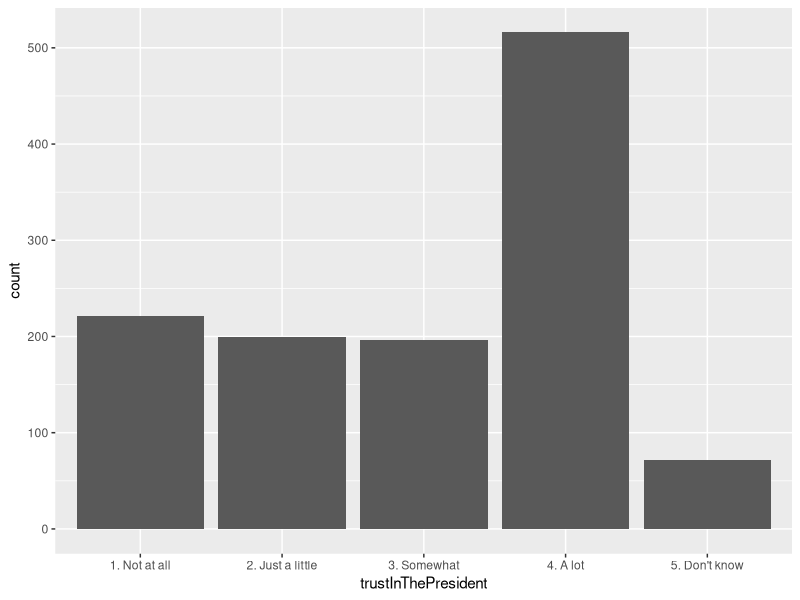
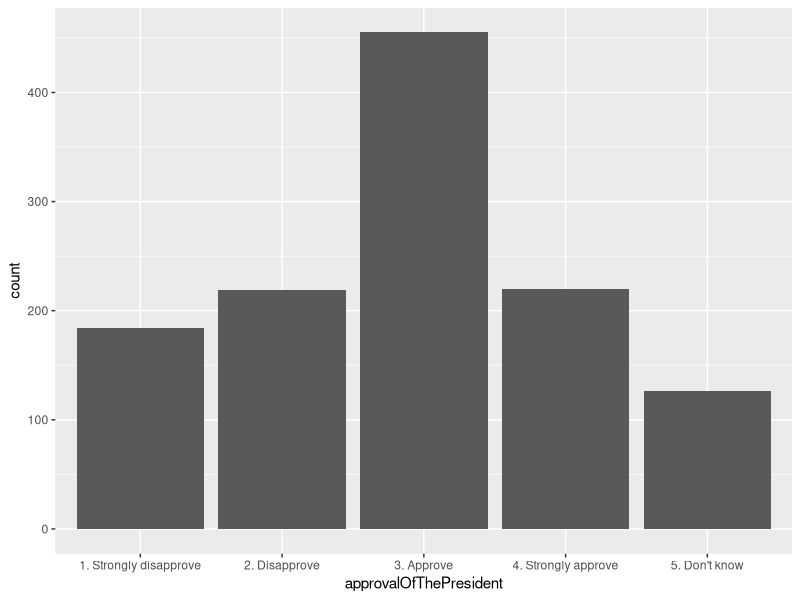
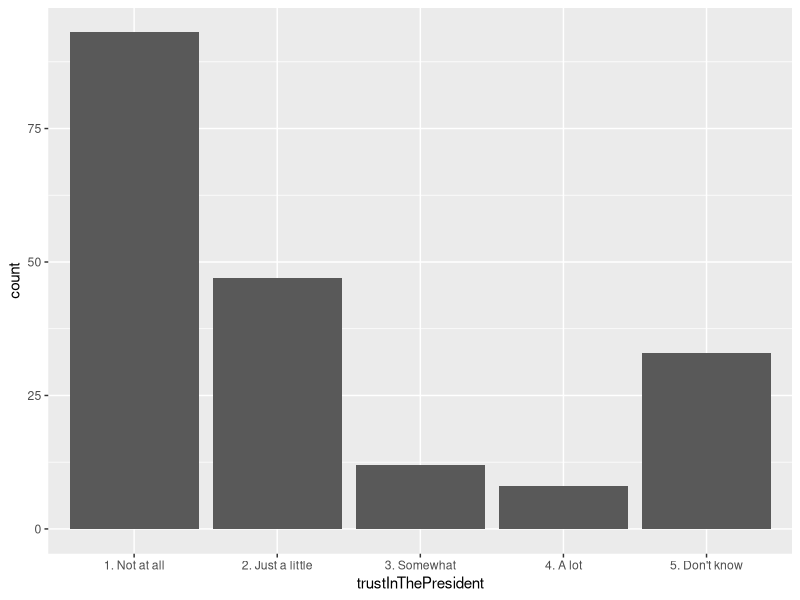
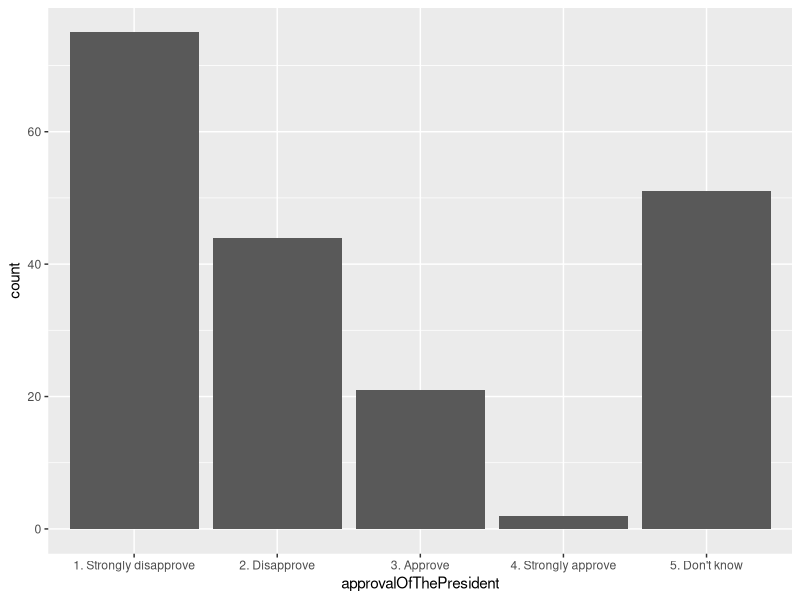
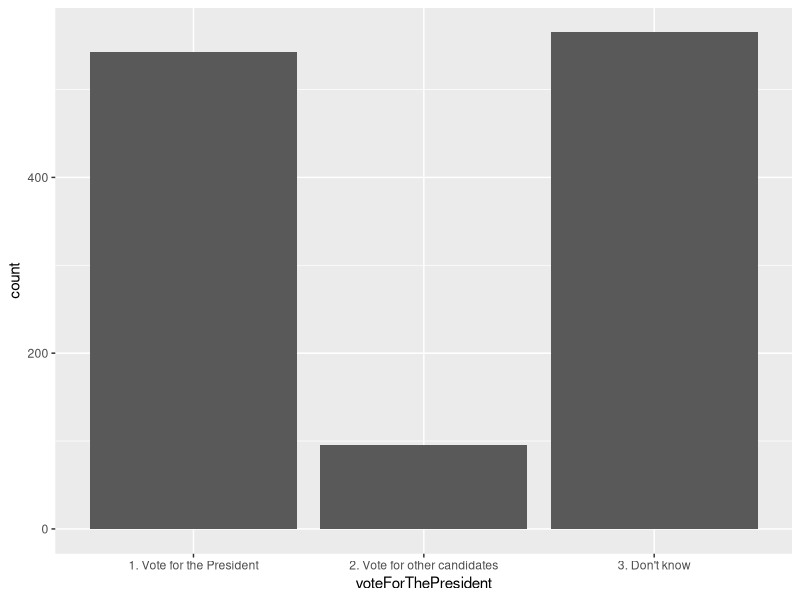

Write R code to recreate these figures, in order.
## ---- chunk 1
knitr::opts_chunk$set(echo = TRUE)
## ---- chunk 2
# loading the required packages
library(haven)
library(survey)
library(dplyr)
library(ggplot2)
library(zeallot)

## ---- chunk 3
# loading the data

# Cameroon Round 5 data (updated July 2015)
library(haven)
# cam_r5_data_fr_july_2015 <- read_sav("http://afrobarometer.org/sites/default/files/data/round-5/cam_r5_data_fr_july_2015.sav")
# write_sav(cam_r5_data_fr_july_2015, "cam_r5_data_fr_july_2015.sav")

cameroonRound5 <- read_sav("cam_r5_data_fr_july_2015.sav")
cameroonRound5 <- as_tibble(cameroonRound5)

# round 6 data
library(haven)
cameroonRound6 <- read_sav("cam_r6_data_2016_eng.sav")
cameroonRound6 <- as_tibble(cameroonRound6)

# round 7 data
library(haven)
cameroonRound7 <- read_sav("cam_r7_data_eng.sav")
cameroonRound7 <- as_tibble(cameroonRound7)

# Selecting the variables of interest for the undertanding the trust in President Paul Biya and the approval of his job performance

cameroonRound7 <- select(cameroonRound7, URBRUR, REGION, EA_SVC_A, EA_SVC_B, EA_SVC_C, EA_SVC_D, EA_FAC_A, EA_FAC_B, EA_FAC_C, EA_FAC_D, EA_FAC_E, EA_FAC_F, EA_FAC_G, EA_SEC_A, EA_SEC_B, EA_SEC_C, EA_SEC_D, EA_SEC_E, EA_ROAD_A, EA_ROAD_B, EA_ROAD_C, Q1, Q2A, Q2AOTHER, Q2B, Q2BOTHER, Q3, Q4A, Q4B, Q5, Q6, Q7, Q8A, Q8B, Q8C, Q8D, Q8E, Q8F, Q9, Q10A, Q10B, Q11A, Q11B, Q12A, Q12B, Q12C, Q12D, Q12E, Q13, Q14, Q15, Q16, Q17, Q18A, Q18B, Q18C, Q18D, Q19A, Q19B, Q19C, Q19D, Q19E, Q20A, Q20B, Q21A, Q21B, Q22, Q23, Q24A, Q24B, Q25A, Q25B, Q25C, Q25D, Q25E, Q25F, Q26A, Q26B, Q26C, Q26D, Q26E, Q27A, Q27B, Q27C, Q28, Q29, Q30, Q31, Q32, Q33, Q34, Q35, Q36, Q37, Q38A, Q38B, Q38C, Q38D, Q38E, Q38F, Q38G, Q39A, Q39B, Q39C, Q40, Q41, Q42A, Q42B, Q42C, Q42D, Q42E, Q42F, Q43A, Q43B, Q43C, Q43D, Q43E, Q43F, Q43G, Q43H, Q43I, Q43J, Q43K, Q43L_CAM, Q43M_CAM, Q44A, Q44B, Q44C, Q44D, Q44E, Q44F, Q44G, Q44H, Q44I, Q44J, Q44K_CAM, Q44L_CAM, Q44M_CAM, Q44N_CAM, Q45, Q46, Q47, Q48A, Q48B, Q48C, Q48D, Q48E, Q48F, Q49A, Q49B, Q49C, Q49D, Q49E, Q49F, Q49G, Q49H, Q49I, Q49J, Q49K, Q49L, Q49M, Q49N, Q49O, Q49P, Q49Q, Q49R, Q49S, Q49T, Q50, Q51, Q52, Q53A, Q53B, Q53C, Q54A, Q54B, Q55PT1, Q55PT1OTHER, Q55PT2, Q55PT2OTHER, Q55PT3, Q55PT3OTHER, Q56A, Q56B, Q56C, Q56D, Q56E, Q56F, Q56G, Q56H, Q56I, Q56J, Q56K, Q56L, Q56M, Q56N, Q56O, Q56P, Q56Q, Q56R, Q56S, Q57A, Q57B, Q57C, Q57D, Q57E, Q57F, Q57G, Q58A, Q58B, Q58C, Q58D, Q58E, Q59A, Q59B, Q59C, Q60A, Q60B, Q60C, Q60D, Q61A, Q61B, Q61C, Q62, Q63, Q64, Q65, Q66, Q67, Q68A, Q68B, Q69, Q70, Q70OTHER, Q71, Q72A, Q72B, Q73A, Q73B, Q74, Q75, Q76, Q77A, Q77B, Q77C, Q77D, Q78A, Q78B, Q79_CAM, Q80_CAM, Q81A_CAM, Q81B_CAM, Q81C_CAM, Q81D_CAM, Q82A_CAM, Q82B_CAM, Q82C_CAM, Q82D_CAM, Q84, Q84OTHER, Q85A, Q85B, Q86A, Q86B, Q86C, Q86D, Q87A, Q87B, Q87C, Q87D, Q88A,Q88B, Q88BOTHER, Q89A, Q89B, Q89C, Q89D, Q89E, Q89F, Q90, Q91A, Q91B, Q92A, Q92B, Q93, Q94, Q95A, Q95B, Q95C, Q96A, Q96B, Q97, Q98, Q98OTHER, Q99, Q99OTHER, Q100)

# Changing the types of all variables to factor, except the variable "age" which should be kept numeric
cameroonRound7 %>%
      mutate_each(funs(if(is.numeric(.)) as.factor(.) else .))

cameroonRound7$Q1 <- as.numeric(cameroonRound7$Q1)

# we need also to remove the variables that end with "OTHER" because most of the values (or responses) to the variables are of character or string type and generate the errors "NA/NaN/Inf" with the execution of some procedures such as the feature selection using "rfe"

cameroonRound7 <- select(cameroonRound7, - c(Q2AOTHER, Q2BOTHER, Q55PT3OTHER, Q55PT2OTHER, Q55PT1OTHER, Q70OTHER, Q98OTHER, Q84OTHER, Q88BOTHER, Q99OTHER))

# The outcome variable 1 is Q43A (Response to the question: "How much do you trust the President")
cameroonRound7$Q43A <- as.factor(cameroonRound7$Q43A)
str(cameroonRound7$Q43A)
summary(cameroonRound7$Q43A)
myTable <- table(cameroonRound7$Q43A)
prop.table(myTable)

# The outcome variable 2 is Q58A (approval of the way the president has performed his job over the last 12 month)
cameroonRound7$Q58A <- as.factor(cameroonRound7$Q58A)
str(cameroonRound7$Q58A)
summary(cameroonRound7$Q58A)
myTable <- table(cameroonRound7$Q58A)
prop.table(myTable)

# Crosstabulating approval and trust of the President
table(cameroonRound7$Q43A, cameroonRound7$Q58A)

# For the purpose of creating figure, we need to assign to Q43A ("Trust in President Paul Biya")and Q58A (Approval of the President's Job") their respective original values

cameroonRound7 <- mutate(cameroonRound7, trustInThePresident = ifelse(Q43A == 0, "1. Not at all", 
                                                                      ifelse(Q43A == 1, "2. Just a little",
                                                                             ifelse(Q43A == 2, "3. Somewhat", 
                                                                                    ifelse(Q43A == 3, "4. A lot",
                                                                                           ifelse(Q43A == 9, "5. Don't know", "5. Don't know"))))))

table(cameroonRound7$trustInThePresident)

cameroonRound7 <- mutate(cameroonRound7, approvalOfThePresident = ifelse(Q58A == 1, "1. Strongly disapprove", 
                                                                      ifelse(Q58A == 2, "2. Disapprove",
                                                                             ifelse(Q58A == 3, "3. Approve", 
                                                                                    ifelse(Q58A == 4, "4. Strongly approve",
                                                                                           ifelse(Q58A == 9, "5. Don't know", "5. Don't know"))))))

table(cameroonRound7$approvalOfThePresident)


# In order to simplify the interpretation of the results of the machine learning implementation, we need to create the variable "trust" with three categories of responses, by mutating Q43A and assigning the following value: 0 = "Distrust", 1 = "Trust", 2 = "Don't know"
cameroonRound7 <- mutate(cameroonRound7, trust = ifelse(Q43A == 0 | Q43A == 1, "2. Distrust",
                                           ifelse(Q43A == 2 | Q43A == 3, "1. Trust", "3. Don't know" )))
cameroonRound7$trust <- as.factor(cameroonRound7$trust)

# In order to simplify the interpretation of the results of the machine learning implementation, we need to create the variable "approval" with three categories of responses, by mutating Q58A and assigning the following value: 0 = "Disapprove", 1 = "Approve", 2 = "Don't know"
cameroonRound7 <- mutate(cameroonRound7, approval = ifelse(Q58A == 1 | Q58A == 2, "Disapprove",
                                           ifelse(Q58A == 3 | Q58A == 4, "Approve", "Don't know" )))
cameroonRound7$approval <- as.factor(cameroonRound7$approval)

table(cameroonRound7$trust, cameroonRound7$approval)

# In order to simplify the interpretation of the results of the machine learning implementation, we need to create the variable "voteForThePresident" with three categories of responses, by mutating Q99 and assigning the following value: 1 = "Vote for the President", 2 = "Vote for other candidates", 3 = "Don't know"
cameroonRound7 <- mutate(cameroonRound7, voteForThePresident = ifelse(Q99 == 1220, "1. Vote for the President",
                                           ifelse(Q99 == 1221 | Q99 == 1222 | Q99 == 1223 | Q99 == 1224, "2. Vote for other candidates", "3. Don't know" )))
cameroonRound7$voteForThePresident <- as.factor(cameroonRound7$voteForThePresident)
votingIntention <- table(cameroonRound7$voteForThePresident)

prop.table(votingIntention)

votingIntentionTrust <- table(cameroonRound7$trust, cameroonRound7$voteForThePresident)
prop.table(votingIntentionTrust)

votingIntentionApproval <- table(cameroonRound7$approval, cameroonRound7$voteForThePresident)
prop.table(votingIntentionApproval)


## ---- chunk 4
# Distribution between urban and rural location of the respondents
table(cameroonRound7$URBRUR)

# Distribution of respondents by region of origin
table(cameroonRound7$REGION)

# Distribution of respondents by age
table(cameroonRound7$Q1)

# Distribution of respondents by primary language at home
table(cameroonRound7$Q2B)

## ---- chunk 5
trustLevel <- table(cameroonRound7$trustInThePresident)

prop.table(trustLevel)

ggplot(data = cameroonRound7, aes(trustInThePresident)) +
  geom_bar()

## ---- chunk 6
approvalLevel <- table(cameroonRound7$approvalOfThePresident)
prop.table(approvalLevel)

ggplot(data = cameroonRound7, aes(approvalOfThePresident)) +
  geom_bar()

## ---- chunk 7
# Subsetting the Anglophone respondents (inhabitants of the North-East and South_East regions, respectively No. 1228 and 1231 in the Afrobarometer survey)

anglophone <- filter(cameroonRound7, REGION == 1228 | REGION == 1231)
francophone <- filter(cameroonRound7, REGION != 1228 & REGION != 1231)

# Trust level among Anglophone
trustLevelAnglo <- table(anglophone$trustInThePresident)

prop.table(trustLevelAnglo)

ggplot(data = anglophone, aes(trustInThePresident)) +
  geom_bar()

# Approval level among Anglophone
approvalLevelAnglo <- table(anglophone$approvalOfThePresident)
prop.table(approvalLevelAnglo)

ggplot(data = anglophone, aes(approvalOfThePresident)) +
  geom_bar()

## ---- chunk 8
# First, we need to transform the variables to numeric
cameroonRound7$Q43A <- as.numeric(cameroonRound7$Q43A)
cameroonRound7$Q58A <- as.numeric(cameroonRound7$Q58A)

cor(cameroonRound7$Q43A, cameroonRound7$Q58A)

## ---- chunk 9

prop.table(votingIntention)

ggplot(data = cameroonRound7, aes(voteForThePresident)) +
  geom_bar()

votingIntentionTrust <- table(cameroonRound7$trust, cameroonRound7$voteForThePresident)
prop.table(votingIntentionTrust)

votingIntentionApproval <- table(cameroonRound7$approval, cameroonRound7$voteForThePresident)
prop.table(votingIntentionApproval)
